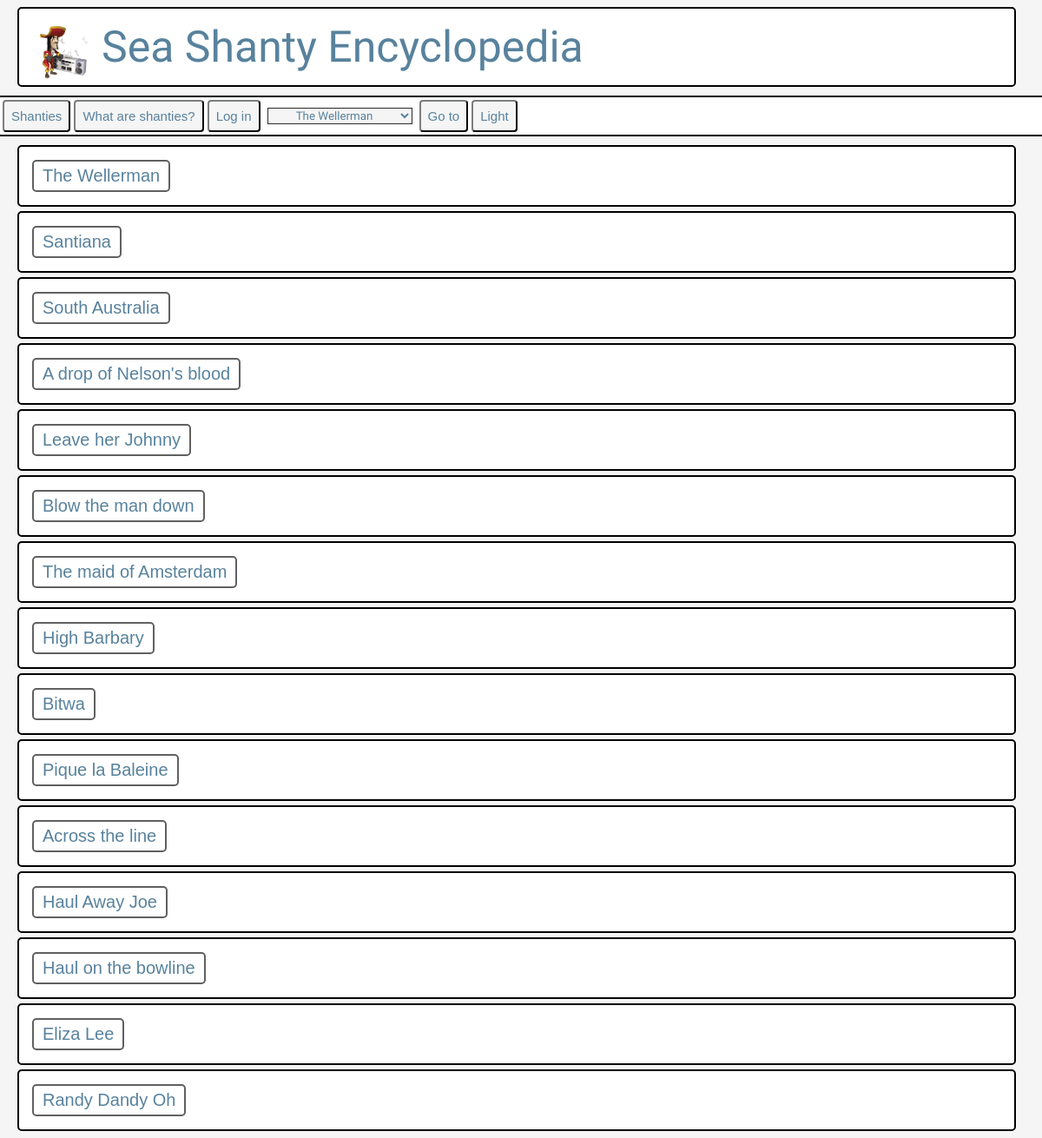
The page / on the database its author committed.
### SHE.py (models this page shows)
class Seashanty(db.Model):
    __tablename__ = 'seashanties'
    ID = db.Column(db.Integer, primary_key=True)
    Name = db.Column(db.Text,)
    Alternative_Names = db.Column(db.Text)
    Country_Origin = db.Column(db.ForeignKey('Countries.Name'))
    Language = db.Column(db.ForeignKey('Language.Name'))
    Description = db.Column(db.Text)
    Lyrics = db.Column(db.Text)
    AudioSource = db.Column(db.Text)
    Country = db.relationship('Country', primaryjoin='Seashanty.Country_Origin == Country.Name', backref='seashanties')
    Language1 = db.relationship('Language', primaryjoin='Seashanty.Language == Language.Name', backref='seashanties')

### SHE.py (the view, shortened to what this page needs)
@app.route('/', methods=["GET","POST"])
def home():
    shantys = None
    return render_template("home.html", shantys = Seashanty.query.all())  # Return the html template, display it on the port

### templates/home.html (shortened to what this page needs)
<!DOCTYPE html>
<html>
  <head>
    {% if session.theme == 'dark' %}
      <link rel="stylesheet" href="/static/styleDark.css">
    {% else %}
      <link rel="stylesheet" href="/static/style.css">
    {% endif %}
  </head>
  <body>
    <div class="entry">
      <div class="column">
        <img src="/static/ds.gif" class="smallImage" alt="Dancing sailor">
      </div>
      <div>
        <p class="title">Sea Shanty Encyclopedia   </p>
      </div>
    </div>
    <div class="navbar">
      <table>
        <tr>
          <th> <form method="" action="/gotoShanty">
            <input type="submit" class="smallButton" value="Shanties">
          </form> </th>
          <th> <form method="" action="/gotoInfo">
            <input type="submit" class="smallButton" value="What are shanties?">
          </form> </th>
          <th>{% if session.admin =='yes'%}
          {% else %}
          <form method="" action="/login">
            <input type="submit" class="smallButton" value="Log in">
          </form>
          {% endif %}</th>
            <th> <select class="dropdownselect" name="goto">
            {% for shanty in shantys %}
              <option value="#{{shanty.Name|replace(' ','_') }}"> {{shanty.Name}} </option>
            {% endfor %}
          </select> </th>
          <th> <button class="smallButton" id="gotoButton"> Go to </button> </th>
          <th> <form method="" action="/changeTheme?r={{ request.full_path }}">
            {% if session.theme == 'light' %}
                <input type="submit" class="smallButton" value="Dark">
            {% else %}
                <input type="submit" class="smallButton" value="Light">
            {% endif %}
          </form>
          </th>
        </tr>
      </table>
    </div>
    {% for shanty in shantys %}
    <div class="entry collapsed" id="{{shanty.Name|replace(' ','_')}}">
      <button class="btn">{{shanty.Name}}</button>
    </div>
    {% endfor %}
  </body>
</html>

### static/style.css (style rules this page uses)
:root { --c1: #DCDCDD; --c2: #2A2B2A; --c3: #58829D; --c4: #F5F5F5; }
html { scroll-behavior: smooth; }
body { background-color: var(--c4); font-family: Hind; margin-left: 0; margin-right:0; color: var(--c3); }
.dropdownselect { position: relative; font-family: Hind; display: inline-block; text-align: center; padding: 0px; margin:4px; background-color:var(--c4); color:var(--c3); border-color: var(--c2); }
.title { font-size: 50px; margin: 0px; }
.column { float: left; }
.navbar { list-style-type: none; margin-top: 10px; margin-bottom: 10px; margin-left: 0px; border-style: solid; border-radius: 0px; border-color: black; border-width: 2px; background-color:white; padding-left:10px; border-left:0px; border-right:0px; padding:0px; }
.smallImage { width: 70px; height: 70px; padding-right: 10px; }
.btn { border: solid; border-width: 2px; border-radius: 5px; font-size: 20px; border-color: rgba(42, 43, 42, 0.75); padding: 5px; padding-left: 10px; padding-right: 10px; text-align: left; text-decoration: none; outline: none; color:var(--c3); background-color:white; }
.smallButton { background-color:var(--c4); color:var(--c3); border-color: var(--c2); font-size: 15px; padding:8px; border-width: 2px; border-radius: 4px; }
.entry { margin-left: 20px; margin-top: 5px; margin-right: 30px; padding: 15px; border-style: solid; border-radius: 5px; border-color: black; border-width: 2px; background-color:white; }

### rows shown on the page
Seashanty: Name "The Wellerman"
Seashanty: Name "Santiana"
Seashanty: Name "South Australia"
Seashanty: Name "A drop of Nelson's blood"
Seashanty: Name "Leave her Johnny"
Seashanty: Name "Blow the man down"
Seashanty: Name "The maid of Amsterdam"
Seashanty: Name "High Barbary"
Seashanty: Name "Bitwa"
Seashanty: Name "Pique la Baleine"
Seashanty: Name "Across the line"
Seashanty: Name "Haul Away Joe"
Seashanty: Name "Haul on the bowline"
Seashanty: Name "Eliza Lee"
Seashanty: Name "Randy Dandy Oh"

### other values the page prints
form field goto "The Wellerman"
